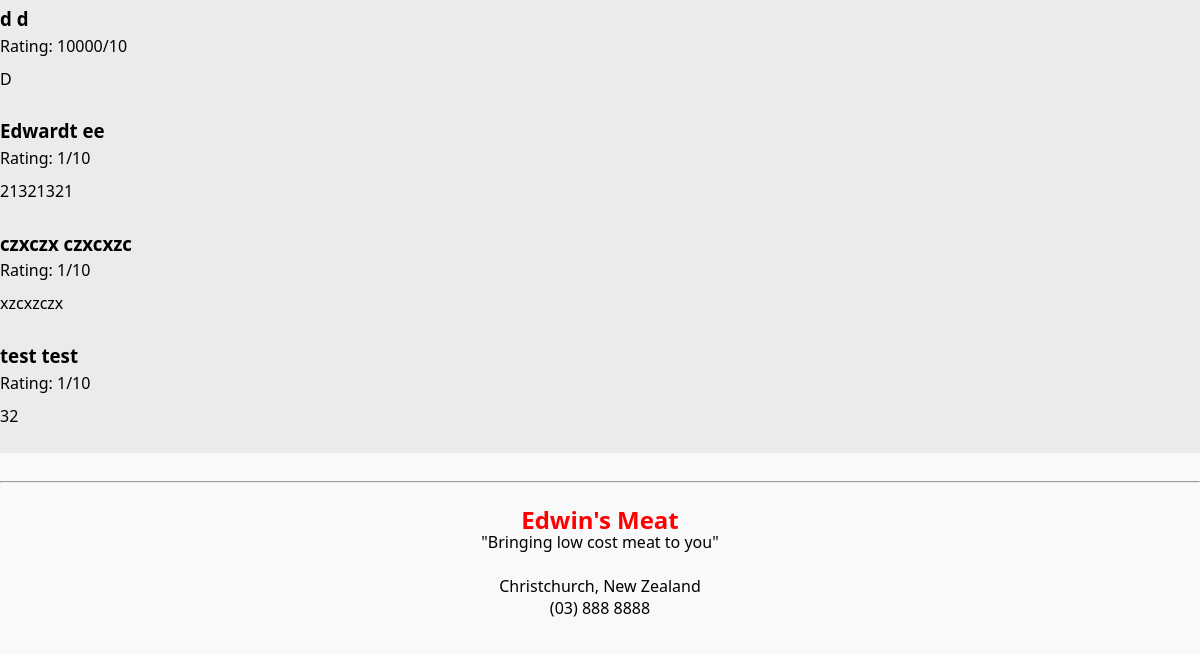
The app's page /reviews (lower part), older data.
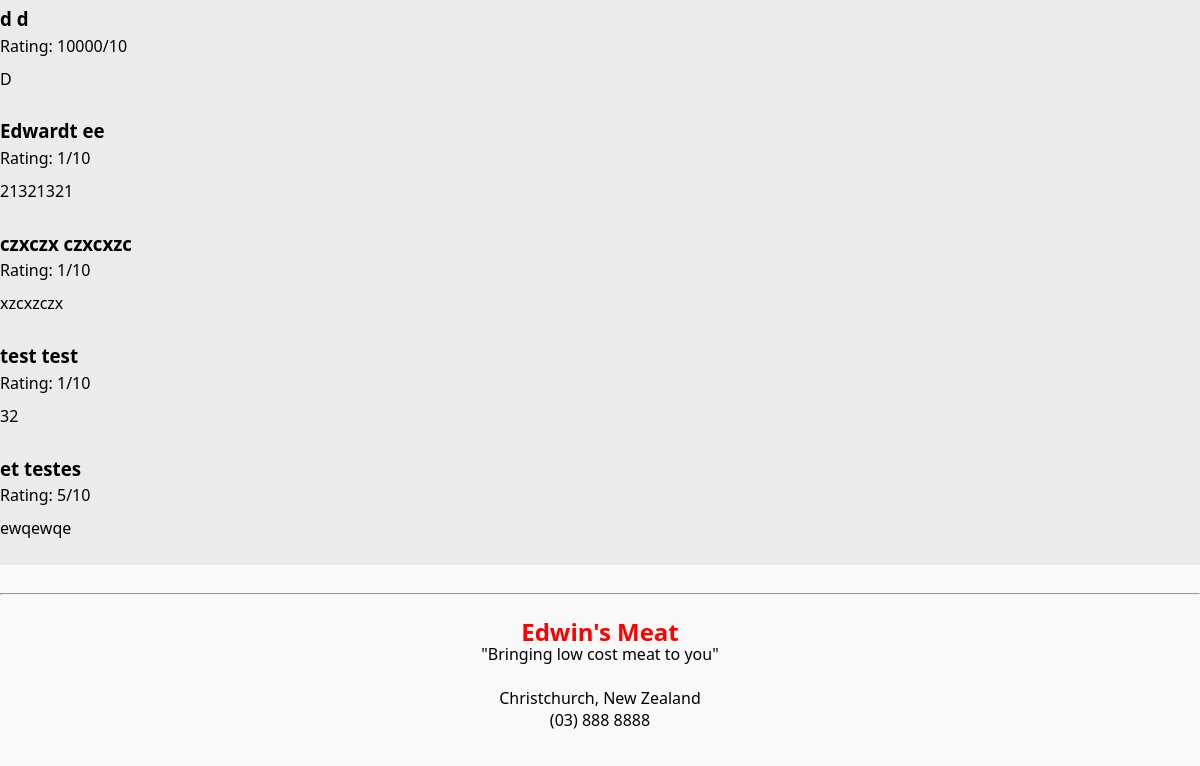
The same page, newer data.
### tables this page shows
CREATE TABLE Reviews (review_id INTEGER PRIMARY KEY AUTOINCREMENT, firstname TEXT, lastname TEXT, ratingmessage TEXT, rating INTEGER);

### routes.py (the view, shortened to what this page needs)
@app.route("/reviews", methods=["GET", "POST"])
def reviews():
    reviews = execute_query(
        'SELECT * FROM Reviews',
        fetch=True)
    return render_template("reviews.html", reviews=reviews)

### routes.py (called while the page is built)
def get_db_connection():
    conn = sqlite3.connect('data.db')
    cur = conn.cursor()
    return conn, cur

def execute_query(query, params=None, fetch=False):
    conn, cur = get_db_connection()
    if params is None:
        cur.execute(query)
    else:
        cur.execute(query, params)
    conn.commit()
    if fetch:
        result = cur.fetchall()
    else:
        result = None
    conn.close()  # Close the connection
    return result

### templates/reviews.html (shortened to what this page needs)
{% extends "layout.html" %}
{% block content %}
<div class="page_wrpr">
<br>
    <div class="reviews-container">
        {% for review in reviews %}
        <div class="review-item">
            <h3>{{ review[1] }} {{ review[2] }}</h3>
            <p>Rating: {{ review[4] }}/10</p>
            <p>{{ review[3] }}</p>
        </div>
    {% endfor %}
    </div>
</div>
{% endblock %}

Row changes from the older to the newer data that the page shows:
added Reviews: firstname "et", lastname "testes", rating "5", ratingmessage "ewqewqe"
